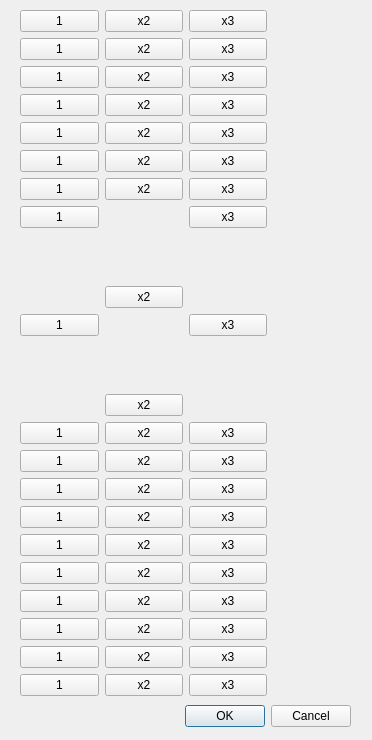
<ui version="4.0" >
 <class>Segnapunti</class>
 <widget class="QDialog" name="Segnapunti" >
  <property name="geometry" >
   <rect>
    <x>0</x>
    <y>0</y>
    <width>372</width>
    <height>740</height>
   </rect>
  </property>
  <property name="windowTitle" >
   <string>Dialog</string>
  </property>
  <widget class="QDialogButtonBox" name="buttonBox" >
   <property name="geometry" >
    <rect>
     <x>10</x>
     <y>700</y>
     <width>341</width>
     <height>32</height>
    </rect>
   </property>
   <property name="orientation" >
    <enum>Qt::Horizontal</enum>
   </property>
   <property name="standardButtons" >
    <set>QDialogButtonBox::Cancel|QDialogButtonBox::NoButton|QDialogButtonBox::Ok</set>
   </property>
  </widget>
  <widget class="QWidget" name="" >
   <property name="geometry" >
    <rect>
     <x>20</x>
     <y>10</y>
     <width>247</width>
     <height>686</height>
    </rect>
   </property>
   <layout class="QGridLayout" >
    <item row="0" column="0" >
     <widget class="QPushButton" name="pushButton" >
      <property name="text" >
       <string>1</string>
      </property>
     </widget>
    </item>
    <item row="0" column="1" >
     <widget class="QPushButton" name="pushButton_2" >
      <property name="text" >
       <string>x2</string>
      </property>
      <property name="checkable" >
       <bool>true</bool>
      </property>
     </widget>
    </item>
    <item row="0" column="2" >
     <widget class="QPushButton" name="pushButton_3" >
      <property name="text" >
       <string>x3</string>
      </property>
      <property name="checkable" >
       <bool>true</bool>
      </property>
     </widget>
    </item>
    <item row="1" column="0" >
     <widget class="QPushButton" name="pushButton_104" >
      <property name="text" >
       <string>1</string>
      </property>
     </widget>
    </item>
    <item row="1" column="1" >
     <widget class="QPushButton" name="pushButton_103" >
      <property name="text" >
       <string>x2</string>
      </property>
      <property name="checkable" >
       <bool>true</bool>
      </property>
     </widget>
    </item>
    <item row="1" column="2" >
     <widget class="QPushButton" name="pushButton_105" >
      <property name="text" >
       <string>x3</string>
      </property>
      <property name="checkable" >
       <bool>true</bool>
      </property>
     </widget>
    </item>
    <item row="2" column="0" >
     <widget class="QPushButton" name="pushButton_106" >
      <property name="text" >
       <string>1</string>
      </property>
     </widget>
    </item>
    <item row="2" column="1" >
     <widget class="QPushButton" name="pushButton_107" >
      <property name="text" >
       <string>x2</string>
      </property>
      <property name="checkable" >
       <bool>true</bool>
      </property>
     </widget>
    </item>
    <item row="2" column="2" >
     <widget class="QPushButton" name="pushButton_108" >
      <property name="text" >
       <string>x3</string>
      </property>
      <property name="checkable" >
       <bool>true</bool>
      </property>
     </widget>
    </item>
    <item row="3" column="0" >
     <widget class="QPushButton" name="pushButton_111" >
      <property name="text" >
       <string>1</string>
      </property>
     </widget>
    </item>
    <item row="3" column="1" >
     <widget class="QPushButton" name="pushButton_109" >
      <property name="text" >
       <string>x2</string>
      </property>
      <property name="checkable" >
       <bool>true</bool>
      </property>
     </widget>
    </item>
    <item row="3" column="2" >
     <widget class="QPushButton" name="pushButton_110" >
      <property name="text" >
       <string>x3</string>
      </property>
      <property name="checkable" >
       <bool>true</bool>
      </property>
     </widget>
    </item>
    <item row="4" column="0" >
     <widget class="QPushButton" name="pushButton_114" >
      <property name="text" >
       <string>1</string>
      </property>
     </widget>
    </item>
    <item row="4" column="1" >
     <widget class="QPushButton" name="pushButton_112" >
      <property name="text" >
       <string>x2</string>
      </property>
      <property name="checkable" >
       <bool>true</bool>
      </property>
     </widget>
    </item>
    <item row="4" column="2" >
     <widget class="QPushButton" name="pushButton_113" >
      <property name="text" >
       <string>x3</string>
      </property>
      <property name="checkable" >
       <bool>true</bool>
      </property>
     </widget>
    </item>
    <item row="5" column="0" >
     <widget class="QPushButton" name="pushButton_115" >
      <property name="text" >
       <string>1</string>
      </property>
     </widget>
    </item>
    <item row="5" column="1" >
     <widget class="QPushButton" name="pushButton_116" >
      <property name="text" >
       <string>x2</string>
      </property>
      <property name="checkable" >
       <bool>true</bool>
      </property>
     </widget>
    </item>
    <item row="5" column="2" >
     <widget class="QPushButton" name="pushButton_117" >
      <property name="text" >
       <string>x3</string>
      </property>
      <property name="checkable" >
       <bool>true</bool>
      </property>
     </widget>
    </item>
    <item row="6" column="0" >
     <widget class="QPushButton" name="pushButton_119" >
      <property name="text" >
       <string>1</string>
      </property>
     </widget>
    </item>
    <item row="6" column="1" >
     <widget class="QPushButton" name="pushButton_120" >
      <property name="text" >
       <string>x2</string>
      </property>
      <property name="checkable" >
       <bool>true</bool>
      </property>
     </widget>
    </item>
    <item row="6" column="2" >
     <widget class="QPushButton" name="pushButton_118" >
      <property name="text" >
       <string>x3</string>
      </property>
      <property name="checkable" >
       <bool>true</bool>
      </property>
     </widget>
    </item>
    <item row="7" column="0" >
     <widget class="QPushButton" name="pushButton_123" >
      <property name="text" >
       <string>1</string>
      </property>
     </widget>
    </item>
    <item rowspan="2" row="7" column="1" >
     <widget class="QPushButton" name="pushButton_122" >
      <property name="text" >
       <string>x2</string>
      </property>
      <property name="checkable" >
       <bool>true</bool>
      </property>
     </widget>
    </item>
    <item row="7" column="2" >
     <widget class="QPushButton" name="pushButton_121" >
      <property name="text" >
       <string>x3</string>
      </property>
      <property name="checkable" >
       <bool>true</bool>
      </property>
     </widget>
    </item>
    <item rowspan="2" row="8" column="0" >
     <widget class="QPushButton" name="pushButton_124" >
      <property name="text" >
       <string>1</string>
      </property>
     </widget>
    </item>
    <item rowspan="2" row="8" column="2" >
     <widget class="QPushButton" name="pushButton_126" >
      <property name="text" >
       <string>x3</string>
      </property>
      <property name="checkable" >
       <bool>true</bool>
      </property>
     </widget>
    </item>
    <item row="9" column="1" >
     <widget class="QPushButton" name="pushButton_125" >
      <property name="text" >
       <string>x2</string>
      </property>
      <property name="checkable" >
       <bool>true</bool>
      </property>
     </widget>
    </item>
    <item row="10" column="0" >
     <widget class="QPushButton" name="pushButton_127" >
      <property name="text" >
       <string>1</string>
      </property>
     </widget>
    </item>
    <item row="10" column="1" >
     <widget class="QPushButton" name="pushButton_128" >
      <property name="text" >
       <string>x2</string>
      </property>
      <property name="checkable" >
       <bool>true</bool>
      </property>
     </widget>
    </item>
    <item row="10" column="2" >
     <widget class="QPushButton" name="pushButton_129" >
      <property name="text" >
       <string>x3</string>
      </property>
      <property name="checkable" >
       <bool>true</bool>
      </property>
     </widget>
    </item>
    <item row="11" column="0" >
     <widget class="QPushButton" name="pushButton_130" >
      <property name="text" >
       <string>1</string>
      </property>
     </widget>
    </item>
    <item row="11" column="1" >
     <widget class="QPushButton" name="pushButton_132" >
      <property name="text" >
       <string>x2</string>
      </property>
      <property name="checkable" >
       <bool>true</bool>
      </property>
     </widget>
    </item>
    <item row="11" column="2" >
     <widget class="QPushButton" name="pushButton_131" >
      <property name="text" >
       <string>x3</string>
      </property>
      <property name="checkable" >
       <bool>true</bool>
      </property>
     </widget>
    </item>
    <item row="12" column="0" >
     <widget class="QPushButton" name="pushButton_135" >
      <property name="text" >
       <string>1</string>
      </property>
     </widget>
    </item>
    <item row="12" column="1" >
     <widget class="QPushButton" name="pushButton_133" >
      <property name="text" >
       <string>x2</string>
      </property>
      <property name="checkable" >
       <bool>true</bool>
      </property>
     </widget>
    </item>
    <item row="12" column="2" >
     <widget class="QPushButton" name="pushButton_134" >
      <property name="text" >
       <string>x3</string>
      </property>
      <property name="checkable" >
       <bool>true</bool>
      </property>
     </widget>
    </item>
    <item row="13" column="0" >
     <widget class="QPushButton" name="pushButton_137" >
      <property name="text" >
       <string>1</string>
      </property>
     </widget>
    </item>
    <item row="13" column="1" >
     <widget class="QPushButton" name="pushButton_136" >
      <property name="text" >
       <string>x2</string>
      </property>
      <property name="checkable" >
       <bool>true</bool>
      </property>
     </widget>
    </item>
    <item row="13" column="2" >
     <widget class="QPushButton" name="pushButton_138" >
      <property name="text" >
       <string>x3</string>
      </property>
      <property name="checkable" >
       <bool>true</bool>
      </property>
     </widget>
    </item>
    <item row="14" column="0" >
     <widget class="QPushButton" name="pushButton_141" >
      <property name="text" >
       <string>1</string>
      </property>
     </widget>
    </item>
    <item row="14" column="1" >
     <widget class="QPushButton" name="pushButton_139" >
      <property name="text" >
       <string>x2</string>
      </property>
      <property name="checkable" >
       <bool>true</bool>
      </property>
     </widget>
    </item>
    <item row="14" column="2" >
     <widget class="QPushButton" name="pushButton_140" >
      <property name="text" >
       <string>x3</string>
      </property>
      <property name="checkable" >
       <bool>true</bool>
      </property>
     </widget>
    </item>
    <item row="15" column="0" >
     <widget class="QPushButton" name="pushButton_144" >
      <property name="text" >
       <string>1</string>
      </property>
     </widget>
    </item>
    <item row="15" column="1" >
     <widget class="QPushButton" name="pushButton_142" >
      <property name="text" >
       <string>x2</string>
      </property>
      <property name="checkable" >
       <bool>true</bool>
      </property>
     </widget>
    </item>
    <item row="15" column="2" >
     <widget class="QPushButton" name="pushButton_143" >
      <property name="text" >
       <string>x3</string>
      </property>
      <property name="checkable" >
       <bool>true</bool>
      </property>
     </widget>
    </item>
    <item row="16" column="0" >
     <widget class="QPushButton" name="pushButton_147" >
      <property name="text" >
       <string>1</string>
      </property>
     </widget>
    </item>
    <item row="16" column="1" >
     <widget class="QPushButton" name="pushButton_145" >
      <property name="text" >
       <string>x2</string>
      </property>
      <property name="checkable" >
       <bool>true</bool>
      </property>
     </widget>
    </item>
    <item row="16" column="2" >
     <widget class="QPushButton" name="pushButton_146" >
      <property name="text" >
       <string>x3</string>
      </property>
      <property name="checkable" >
       <bool>true</bool>
      </property>
     </widget>
    </item>
    <item row="17" column="0" >
     <widget class="QPushButton" name="pushButton_149" >
      <property name="text" >
       <string>1</string>
      </property>
     </widget>
    </item>
    <item row="17" column="1" >
     <widget class="QPushButton" name="pushButton_150" >
      <property name="text" >
       <string>x2</string>
      </property>
      <property name="checkable" >
       <bool>true</bool>
      </property>
     </widget>
    </item>
    <item row="17" column="2" >
     <widget class="QPushButton" name="pushButton_148" >
      <property name="text" >
       <string>x3</string>
      </property>
      <property name="checkable" >
       <bool>true</bool>
      </property>
     </widget>
    </item>
    <item row="18" column="0" >
     <widget class="QPushButton" name="pushButton_152" >
      <property name="text" >
       <string>1</string>
      </property>
     </widget>
    </item>
    <item row="18" column="1" >
     <widget class="QPushButton" name="pushButton_151" >
      <property name="text" >
       <string>x2</string>
      </property>
      <property name="checkable" >
       <bool>true</bool>
      </property>
     </widget>
    </item>
    <item row="18" column="2" >
     <widget class="QPushButton" name="pushButton_153" >
      <property name="text" >
       <string>x3</string>
      </property>
      <property name="checkable" >
       <bool>true</bool>
      </property>
     </widget>
    </item>
    <item row="19" column="0" >
     <widget class="QPushButton" name="pushButton_156" >
      <property name="text" >
       <string>1</string>
      </property>
     </widget>
    </item>
    <item row="19" column="1" >
     <widget class="QPushButton" name="pushButton_155" >
      <property name="text" >
       <string>x2</string>
      </property>
      <property name="checkable" >
       <bool>true</bool>
      </property>
     </widget>
    </item>
    <item row="19" column="2" >
     <widget class="QPushButton" name="pushButton_154" >
      <property name="text" >
       <string>x3</string>
      </property>
      <property name="checkable" >
       <bool>true</bool>
      </property>
     </widget>
    </item>
   </layout>
  </widget>
 </widget>
 <resources/>
 <connections>
  <connection>
   <sender>buttonBox</sender>
   <signal>accepted()</signal>
   <receiver>Segnapunti</receiver>
   <slot>accept()</slot>
   <hints>
    <hint type="sourcelabel" >
     <x>248</x>
     <y>254</y>
    </hint>
    <hint type="destinationlabel" >
     <x>157</x>
     <y>274</y>
    </hint>
   </hints>
  </connection>
  <connection>
   <sender>buttonBox</sender>
   <signal>rejected()</signal>
   <receiver>Segnapunti</receiver>
   <slot>reject()</slot>
   <hints>
    <hint type="sourcelabel" >
     <x>316</x>
     <y>260</y>
    </hint>
    <hint type="destinationlabel" >
     <x>286</x>
     <y>274</y>
    </hint>
   </hints>
  </connection>
 </connections>
</ui>
